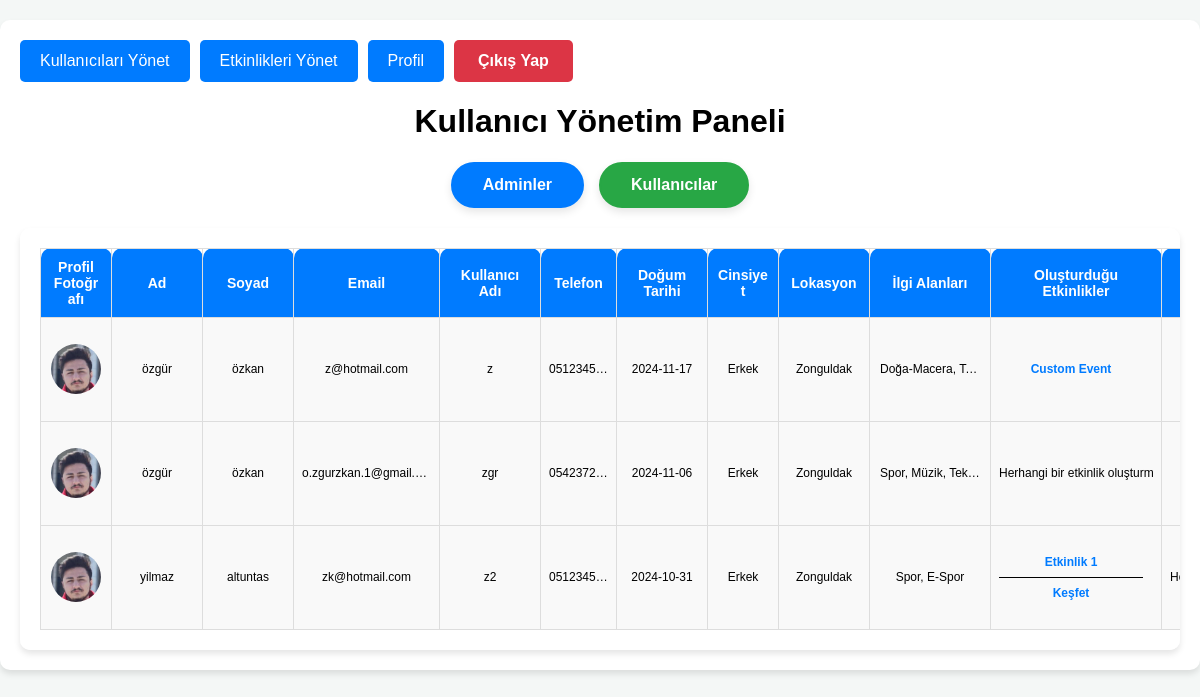
/admin/user/, run on the app's committed database.
### tables this page shows
CREATE TABLE users (
        ID INTEGER PRIMARY KEY AUTOINCREMENT,
        username TEXT NOT NULL UNIQUE,
        password TEXT NOT NULL,
        email TEXT NOT NULL UNIQUE,
        location TEXT NOT NULL,
        interests TEXT NOT NULL,
        first_name TEXT NOT NULL,
        last_name TEXT NOT NULL,
        birth_date TEXT NOT NULL,
        gender TEXT NOT NULL,
        phone_number TEXT NOT NULL UNIQUE,
        profile_photo TEXT NOT NULL,
        status TEXT NOT NULL DEFAULT 'user'
    );

CREATE TABLE events (
        ID INTEGER PRIMARY KEY AUTOINCREMENT,
        event_name TEXT NOT NULL,
        description TEXT NOT NULL,
        startDate TEXT NOT NULL,
        finishDate TEXT NOT NULL,
        startTime TEXT NOT NULL,
        finishTime TEXT NOT NULL,
        duration TEXT NOT NULL,
        city TEXT NOT NULL,        
        address TEXT NOT NULL,        
        category TEXT NOT NULL,
        creator_username TEXT NOT NULL,
        isApproved BOOLEAN DEFAULT FALSE NOT NULL
    );

### app.py (the view)
@app.route('/admin/user/')
def view_user():
    users = get_all_users()
    return render_template('view_users.html',
                           users=users,
                           get_created_events_by_username=get_created_events_by_username, # function
                           get_user_attended_events=get_user_attended_events) # function

### database.py (called while the page is built)
def get_db_connection():
    conn = sqlite3.connect(DATABASE)
    conn.row_factory = sqlite3.Row
    return conn

def get_created_events_by_username(username):
    conn = get_db_connection()
    cursor = conn.cursor()
    cursor.execute('''
        SELECT ID, event_name, description, startDate, finishDate, startTime, finishTime, city, address, category, creator_username, isApproved
        FROM events
        WHERE creator_username = ?
    ''', (username,))
    events = cursor.fetchall()
    conn.close()
    return [
        {
            "ID": event[0],
            "event_name": event[1],
            "description": event[2],
            "startDate": event[3],
            "finishDate": event[4],
            "startTime": event[5],
            "finishTime": event[6],
            "city": event[7],
            "address": event[8],
            "category": event[9],
            "creator_username": event[10],
            "is_approved": event[11],
        }
        for event in events
    ]

def get_all_users():
    conn = get_db_connection()
    cursor = conn.cursor()
    cursor.execute("SELECT * FROM users")
    users = cursor.fetchall()
    conn.close()
    return users

### templates/view_users.html (shortened to what this page needs)
<!DOCTYPE html>
<html lang="tr">
<head>
    <link rel="stylesheet" href="{{ url_for('static', filename='css/view_users_style.css') }}">
</head>
<body>
<div class="container">
    <nav class="admin-navigation-buttons">
        <button onclick="location.href='{{ url_for('view_user', user_id=1) }}'" class="admin-nav-btn">Kullanıcıları
            Yönet
        </button>
        <button onclick="location.href='{{ url_for('view_event', event_id=1) }}'" class="admin-nav-btn">Etkinlikleri
            Yönet
        </button>
        <button onclick="location.href='{{ url_for('admin_profile') }}'" class="admin-nav-btn">Profil</button>
        <form action="{{ url_for('logout') }}" method="POST">
            <button type="submit" class="btn logout-btn">Çıkış Yap</button>
        </form>
    </nav>
    <h1>Kullanıcı Yönetim Paneli</h1>
    <div class="filter-buttons">
        <button class="filter-button" id="admin-btn">Adminler</button>
        <button class="filter-button" id="user-btn">Kullanıcılar</button>
    </div>
    <section class="user-list">
        <table class="user-table">
            <thead>
            <tr>
                <th>Profil Fotoğrafı</th>
                <th>Ad</th>
                <th>Soyad</th>
                <th>Email</th>
                <th>Kullanıcı Adı</th>
                <th>Telefon</th>
                <th>Doğum Tarihi</th>
                <th>Cinsiyet</th>
                <th>Lokasyon</th>
                <th>İlgi Alanları</th>
                <th>Oluşturduğu Etkinlikler</th>
                <th>Katıldığı Etkinlikler</th>
            </tr>
            </thead>
            <tbody>
            {% for user in users %}
                <tr class="user-row" data-status="{{ user[12] }}">
                    <td><img src="{{ url_for('static', filename=user[11]) }}" alt="Profil Fotoğrafı"
                             class="profile-photo"></td>
                    <td>{{ user[6] }}</td>
                    <td>{{ user[7] }}</td>
                    <td>{{ user[3] }}</td>
                    <td>{{ user[1] }}</td>
                    <td>{{ user[10] }}</td>
                    <td>{{ user[8] }}</td>
                    <td>{{ user[9] }}</td>
                    <td>{{ user[4] }}</td>
                    <td class="interests">{{ user[5] }}</td>
                    <td>
                        <div class="events-list">
                            {% set created_events = get_created_events_by_username(user[1]) %}
                            {% if created_events %}
                                {% for event in created_events %}
                                    <p>
                                        <a href="{{ url_for('event_detail', event_id=event['ID']) }}"
                                           class="event-link">
                                            {{ event["event_name"] }}
                                        </a>
                                    </p>
                                {% endfor %}
                            {% else %}
                                <p>Herhangi bir etkinlik oluşturmadı.</p>
                            {% endif %}
                        </div>
                    </td>
                    <td>
                        <div class="events-list">
                            {% set attended_events = get_user_attended_events(user[0]) %}
                            {% if attended_events %}
                                {% for event in attended_events %}
                                    <p>
                                    </p>
                                {% endfor %}
                            {% else %}
                                <p>Herhangi bir etkinliğe katılmadı.</p>
                            {% endif %}
                        </div>
                    </td>
                </tr>
            {% endfor %}
            </tbody>
        </table>
    </section>
</div>
</body>
</html>

### static/css/view_users_style.css (style rules this page uses)
body { font-family: 'Arial', sans-serif; background-color: #f4f7f6; margin: 0; padding: 0; box-sizing: border-box; }
.container { max-width: 1800px; margin: 20px auto; padding: 20px; background-color: #fff; box-shadow: 0 4px 6px rgba(0, 0, 0, 0.1); border-radius: 10px; }
h1 { text-align: center; }
.user-table { table-layout: fixed; }
.user-table th { background-color: #007bff; color: white; font-size: 14px; text-align: center; padding: 10px; border: 1px solid #ddd; }
.user-list { background-color: #ffffff; padding: 20px; border-radius: 10px; box-shadow: 0 4px 6px rgba(0, 0, 0, 0.1); overflow-y: auto; }
table { width: 100%; border-collapse: collapse; }
table th, table td { text-align: center; vertical-align: middle; padding: 8px; border: 1px solid #ddd; }
.profile-photo { width: 50px; height: 50px; border-radius: 50%; object-fit: cover; display: block; margin: 0 auto; }
th { background-color: #007BFF; color: white; font-weight: bold; border-top-left-radius: 10px; border-top-right-radius: 10px; }
td { background-color: #f9f9f9; font-size: 12px; }
.user-table tbody td { line-height: 10px; vertical-align: middle; overflow: hidden; text-overflow: ellipsis; white-space: nowrap; }
td.interests { word-wrap: break-word; white-space: normal; max-width: 250px; padding: 10px; }
td.interests { overflow-wrap: break-word; overflow: hidden; text-overflow: ellipsis; max-width: 250px; }
.events-list { max-height: 60px; overflow-y: auto; overflow-x: hidden; padding-right: 10px; }
.events-list p { margin: 0; padding: 10px 0; border-bottom: 1px solid #000000; }
.events-list p:last-child { border-bottom: none; }
.event-link { color: #007bff; text-decoration: none; font-weight: bold; }
.filter-buttons { text-align: center; margin: 20px 0; display: flex; justify-content: center; gap: 15px; }
.filter-button { padding: 12px 30px; font-size: 16px; font-weight: bold; color: white; background-color: #007BFF; border: 2px solid #007BFF; border-radius: 25px; cursor: pointer; transition: all 0.3s ease; box-shadow: 0 4px 8px rgba(0, 0, 0, 0.1); }
.filter-button.active { background-color: #28a745; border-color: #28a745; }
th, td { width: 150px; word-wrap: break-word; }
th:nth-child(1), td:nth-child(1) { width: 50px; }
th:nth-child(2), td:nth-child(2) { width: 70px; }
th:nth-child(3), td:nth-child(3) { width: 70px; }
th:nth-child(4), td:nth-child(4) { width: 125px; }
th:nth-child(5), td:nth-child(5) { width: 80px; }
th:nth-child(6), td:nth-child(6) { width: 55px; }
th:nth-child(7), td:nth-child(7) { width: 70px; }
th:nth-child(8), td:nth-child(8) { width: 50px; }
th:nth-child(9), td:nth-child(9) { width: 70px; }
th:nth-child(10), td:nth-child(10) { width: 100px; }
th:nth-child(11), td:nth-child(11) { width: 150px; }
th:nth-child(12), td:nth-child(12) { width: 150px; }
.logout-btn { padding: 12px 24px; font-size: 16px; font-weight: bold; background-color: #dc3545; color: white; border: none; border-radius: 5px; cursor: pointer; transition: background-color 0.3s, transform 0.3s; }
.admin-navigation-buttons { display: flex; gap: 10px; margin-bottom: 20px; }
.admin-nav-btn { padding: 10px 20px; background-color: #007bff; color: white; border: none; border-radius: 5px; cursor: pointer; font-size: 16px; }

### data on the page
users: profile_photo (placeholder picture), first_name "özgür", last_name "özkan", email "z@hotmail.com", username "z", phone_number "0512345…", birth_date "2024-11-17", gender "Erkek", location "Zonguldak", interests "Doğa-Macera, T…"
events: event_name "Custom Event"
users: profile_photo (placeholder picture), first_name "özgür", last_name "özkan", email "o.zgurzkan.1@gmail.…", username "zgr", phone_number "0542372…", birth_date "2024-11-06", gender "Erkek", location "Zonguldak", interests "Spor, Müzik, Tek…", shows "Herhangi bir etkinlik…"
users: profile_photo (placeholder picture), first_name "yilmaz", last_name "altuntas", email "zk@hotmail.com", username "z2", phone_number "0512345…", birth_date "2024-10-31", gender "Erkek", location "Zonguldak", interests "Spor, E-Spor", shows "Herhangi bir etkinliğe katılmadı."
events: event_name "Etkinlik 1"
events: event_name "Keşfet"
